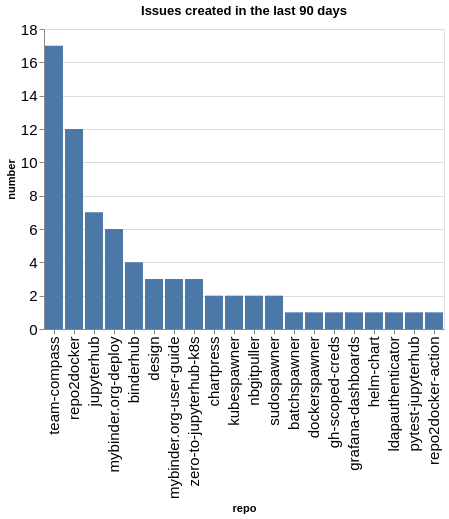

The notebook cell this image was saved under:
### Code cell
created_counts = created.groupby(['org', 'repo']).count()['number'].reset_index()
created_counts['org/repo'] = created_counts.apply(lambda a: a['org'] + '/' + a['repo'], axis=1)
sorted_vals = created_counts.sort_values(['org', 'number'], ascending=False)['repo'].values
alt.Chart(data=created_counts, title=f"Issues created in the last {n_days} days").mark_bar().encode(
    x=alt.X('repo', sort=alt.Sort(sorted_vals.tolist())),
    y='number',
)

### Figure 1 — Vega-Lite specification as saved in the notebook (floating-point values rounded to 4 significant figures)
{"config": {"axisLeft": {"labelFontSize": 15}, "axisBottom": {"labelFontSize": 15}}, "data": {"name": "data-e4f5794d139319a5058ea06ac37a29ae"}, "mark": {"type": "bar"}, "encoding": {"x": {"field": "repo", "sort": ["team-compass", "repo2docker", "jupyterhub", "mybinder.org-deploy", "binderhub", "design", "mybinder.org-user-guide", "zero-to-jupyterhub-k8s", "chartpress", "kubespawner", "nbgitpuller", "sudospawner", "batchspawner", "dockerspawner", "gh-scoped-creds", "grafana-dashboards", "helm-chart", "ldapauthenticator", "pytest-jupyterhub", "repo2docker-action"], "type": "nominal"}, "y": {"field": "number", "type": "quantitative"}}, "title": "Issues created in the last 90 days", "$schema": "https://vega.github.io/schema/vega-lite/v5.20.1.json", "datasets": {"data-e4f5794d139319a5058ea06ac37a29ae": [{"org": "jupyterhub", "repo": "batchspawner", "number": 1, "org/repo": "jupyterhub/batchspawner"}, {"org": "jupyterhub", "repo": "binderhub", "number": 4, "org/repo": "jupyterhub/binderhub"}, {"org": "jupyterhub", "repo": "chartpress", "number": 2, "org/repo": "jupyterhub/chartpress"}, {"org": "jupyterhub", "repo": "design", "number": 3, "org/repo": "jupyterhub/design"}, {"org": "jupyterhub", "repo": "dockerspawner", "number": 1, "org/repo": "jupyterhub/dockerspawner"}, {"org": "jupyterhub", "repo": "gh-scoped-creds", "number": 1, "org/repo": "jupyterhub/gh-scoped-creds"}, {"org": "jupyterhub", "repo": "grafana-dashboards", "number": 1, "org/repo": "jupyterhub/grafana-dashboards"}, {"org": "jupyterhub", "repo": "helm-chart", "number": 1, "org/repo": "jupyterhub/helm-chart"}, {"org": "jupyterhub", "repo": "jupyterhub", "number": 7, "org/repo": "jupyterhub/jupyterhub"}, {"org": "jupyterhub", "repo": "kubespawner", "number": 2, "org/repo": "jupyterhub/kubespawner"}, {"org": "jupyterhub", "repo": "ldapauthenticator", "number": 1, "org/repo": "jupyterhub/ldapauthenticator"}, {"org": "jupyterhub", "repo": "mybinder.org-deploy", "number": 6, "org/repo": "jupyterhub/mybinder.org-deploy"}, {"org": "jupyterhub", "repo": "mybinder.org-user-guide", "number": 3, "org/repo": "jupyterhub/mybinder.org-user-guide"}, {"org": "jupyterhub", "repo": "nbgitpuller", "number": 2, "org/repo": "jupyterhub/nbgitpuller"}, {"org": "jupyterhub", "repo": "pytest-jupyterhub", "number": 1, "org/repo": "jupyterhub/pytest-jupyterhub"}, {"org": "jupyterhub", "repo": "repo2docker", "number": 12, "org/repo": "jupyterhub/repo2docker"}, {"org": "jupyterhub", "repo": "repo2docker-action", "number": 1, "org/repo": "jupyterhub/repo2docker-action"}, {"org": "jupyterhub", "repo": "sudospawner", "number": 2, "org/repo": "jupyterhub/sudospawner"}, {"org": "jupyterhub", "repo": "team-compass", "number": 17, "org/repo": "jupyterhub/team-compass"}, {"org": "jupyterhub", "repo": "zero-to-jupyterhub-k8s", "number": 3, "org/repo": "jupyterhub/zero-to-jupyterhub-k8s"}]}}
